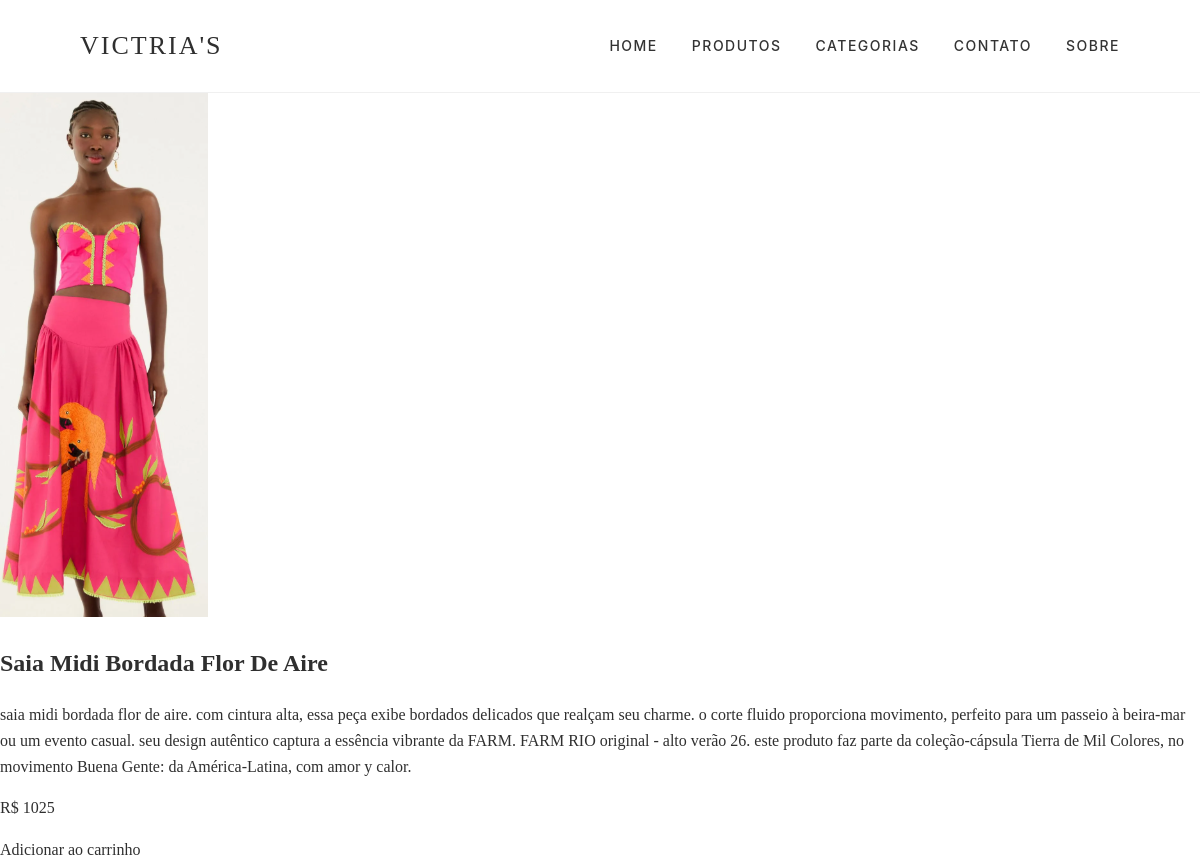
The app's page /produtos/15/ with its own data.
### lojaapp/models.py (models this page shows, shortened)
class Produto(models.Model):
    titulo = models.CharField(max_length=200)
    slug = models.SlugField(unique=True)
    categoria = models.ForeignKey(Categoria, on_delete=models.CASCADE)
    image = models.ImageField(upload_to="produtos", null=True, blank=True)
    preco_mercado = models.PositiveIntegerField()
    descricao = models.TextField()
    visualizacao = models.PositiveIntegerField(default=0)

### lojaapp/views.py (the view)
# urls.py: path("produtos/<int:pk>/", ProdutoDetailView.as_view(), name="produto_detalhe"),
class ProdutoDetailView(DetailView):
    model = Produto
    template_name = "produto_detalhe.html"
    context_object_name = "produto"

### templates/produto_detalhe.html (shortened to what this page needs)
{% extends "base.html" %}
{% block content %}
<section class="produto-detalhe">
    <div class="imagem">
        {% if produto.image %}
            <img src="{{ produto.image.url }}">
        {% else %}
            <img src="https://via.placeholder.com/400x400">
        {% endif %}
    </div>
    <div class="info">
        <h1>{{ produto.titulo }}</h1>
        <p class="descricao">
            {{ produto.descricao }}
        </p>
        <p class="preco">
            R$ {{ produto.preco_mercado }}
        </p>
        <a href="{% url 'lojaapp:add_carrinho' produto.id %}" class="btn-comprar">
            Adicionar ao carrinho
        </a>
    </div>
</section>
{% endblock %}

### static/css/style.css (style rules this page uses)
:root { --cor-principal: #e91e63; --cor-texto: #2f2f2f; --cor-fundo-suave: #fdfaf7; }
body { margin: 0; font-family: 'Playfair Display', serif; background: #fff; color: var(--cor-texto); line-height: 1.6; }
a { text-decoration: none; color: inherit; transition: 0.3s; }

### records on screen
Produto: image (picture), titulo "Saia Midi Bordada Flor De Aire", descricao "saia midi bordada flor de aire. com cintura alta, essa peça exibe bordados delicados que realçam seu charme. o corte fluido proporciona movimento, perfeito para um passeio à beira-mar ou um evento casual. seu design autêntico captura a essência vibrante da FARM. FARM RIO original - alto verão 26. este produto faz parte da coleção-cápsula Tierra de Mil Colores, no movimento Buena Gente: da América-Latina, com amor y calor.", preco_mercado "1025"
